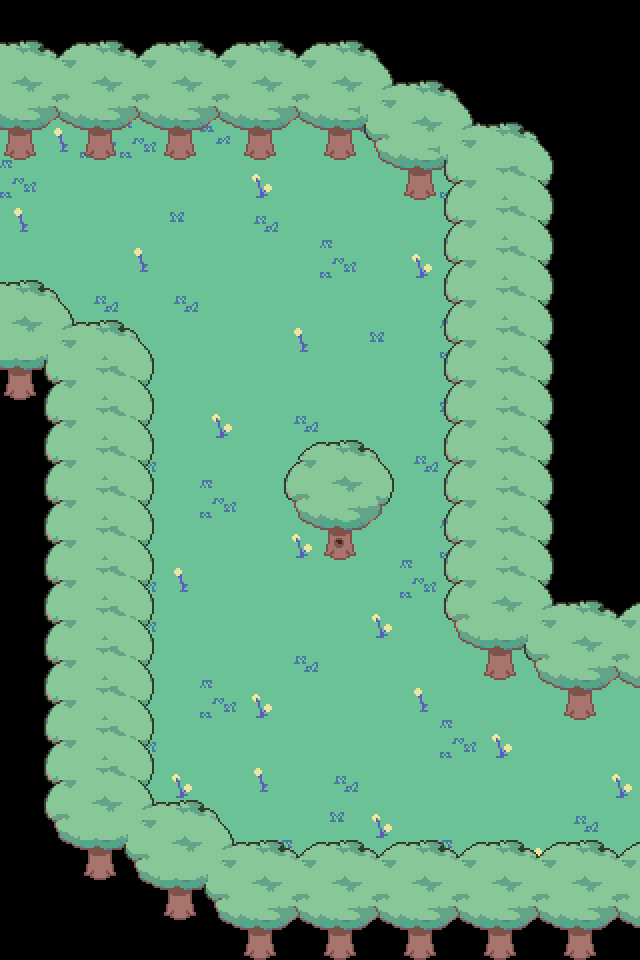

This is a level from a 2D game, rendered from its Tiled map with the project's own tilesets. A one-line summary and the complete map file follow:
An orthogonal 16x24 tile map with 40x40 px tiles, 4 tile layers (Tile Layer 1, Tile Layer 3, Tile Layer 2, Copy of Tile Layer 2) and 16 objects (2x transition, interactable, enemy, for8, for10).

<map version="1.9" tiledversion="1.9.2" orientation="orthogonal" renderorder="right-down" width="16" height="24" tilewidth="40" tileheight="40" infinite="0" nextlayerid="9" nextobjectid="18">
 <editorsettings>
  <export target="../forest_9.lua" format="lua" />
 </editorsettings>
 <properties>
  <property name="music" value="forest" />
 </properties>
 <tileset firstgid="1" source="../../tilesets/woods.tsx" />
 <layer id="1" name="Tile Layer 1" width="16" height="24">
  <data encoding="csv">
0,0,0,0,0,0,0,0,0,0,0,0,0,0,0,0,
0,0,0,0,0,0,0,0,0,0,0,0,0,0,0,0,
56,56,56,56,56,56,56,56,56,0,0,0,0,0,0,0,
56,38,39,39,56,47,56,56,56,47,0,0,0,0,0,0,
39,56,56,56,56,56,37,56,56,56,56,39,0,0,0,0,
38,56,56,56,40,56,41,56,56,56,56,56,56,0,0,0,
56,56,56,38,56,56,56,56,39,56,37,56,56,0,0,0,
56,56,41,56,41,56,56,56,56,56,56,56,56,0,0,0,
56,56,56,56,56,56,56,38,56,40,56,39,56,0,0,0,
0,0,56,56,56,56,56,56,56,56,56,56,56,0,0,0,
0,0,56,56,56,37,56,41,56,56,56,47,56,0,0,0,
0,0,56,39,56,56,56,56,56,56,41,56,56,0,0,0,
0,0,56,56,56,39,56,56,56,56,56,56,56,0,0,0,
0,0,56,56,56,56,56,37,56,56,56,39,56,0,0,0,
0,0,56,39,38,56,56,56,56,56,39,56,56,0,0,0,
0,0,56,39,56,56,56,56,56,37,56,56,56,0,0,0,
0,0,56,56,56,56,56,41,56,56,56,56,56,56,56,56,
0,0,56,56,56,39,37,56,56,56,38,56,56,56,56,56,
0,0,56,39,56,56,56,56,56,56,56,39,37,56,56,56,
0,0,56,56,37,56,38,56,41,56,56,56,56,56,56,37,
0,0,56,56,56,56,56,56,40,37,56,56,56,56,41,56,
0,0,0,0,56,56,56,39,56,56,56,39,56,38,56,56,
0,0,0,0,0,0,0,0,0,0,0,0,0,0,0,0,
0,0,0,0,0,0,0,0,0,0,0,0,0,0,0,0
</data>
 </layer>
 <layer id="3" name="Tile Layer 3" width="16" height="24">
  <data encoding="csv">
0,0,0,0,0,0,0,0,0,0,0,0,0,0,0,0,
0,0,0,0,0,0,0,0,0,0,0,0,0,0,0,0,
0,0,0,0,0,0,0,0,0,0,0,0,0,0,0,0,
0,0,0,0,0,0,0,0,0,0,0,0,0,0,0,0,
0,0,0,0,0,0,0,0,0,0,0,203,0,0,0,0,
0,0,0,0,0,0,0,0,0,0,0,0,0,0,0,0,
0,0,0,0,0,0,0,0,0,0,0,0,0,0,0,0,
0,0,0,0,0,0,0,0,0,0,0,0,0,0,0,0,
0,0,0,0,0,0,0,0,0,0,0,0,0,0,0,0,
0,203,0,0,0,0,0,0,0,0,0,0,0,0,0,0,
0,0,0,0,0,0,0,0,0,0,0,0,0,0,0,0,
0,0,0,0,0,0,0,0,0,0,0,0,0,0,0,0,
0,0,0,0,0,0,0,0,0,0,0,0,0,0,0,0,
0,0,0,0,0,0,0,0,0,0,0,0,0,0,0,0,
0,0,0,0,0,0,0,0,0,0,0,0,0,0,0,0,
0,0,0,0,0,0,0,0,0,0,0,0,0,0,0,0,
0,0,0,0,0,0,0,0,0,0,0,0,0,0,0,0,
0,0,0,0,0,0,0,0,0,0,0,0,0,0,0,0,
0,0,0,0,0,0,0,0,0,0,0,0,0,0,0,0,
0,0,0,0,0,0,0,0,0,0,0,0,0,0,0,0,
0,0,0,0,0,0,0,0,0,0,0,0,0,0,0,0,
0,0,0,0,0,0,0,0,0,0,0,0,0,0,0,0,
0,0,0,0,0,0,0,0,0,0,0,0,0,0,0,0,
0,0,0,0,0,0,0,0,0,0,0,0,0,0,0,0
</data>
 </layer>
 <layer id="2" name="Tile Layer 2" width="16" height="24">
  <data encoding="csv">
0,0,0,0,0,0,0,0,0,0,0,0,0,0,0,0,
134,135,134,135,134,135,134,135,134,181,182,0,0,0,0,0,
145,146,145,146,145,146,145,146,145,192,193,181,182,0,0,0,
156,157,156,157,156,157,156,157,156,203,204,192,83,84,0,0,
0,0,0,0,0,0,0,0,0,214,215,93,94,95,0,0,
0,0,0,0,0,0,0,0,0,0,0,93,94,95,0,0,
0,0,0,0,0,0,0,0,0,0,0,93,94,95,0,0,
180,181,0,0,0,0,0,0,0,0,0,93,94,95,0,0,
191,192,90,91,0,0,0,0,0,0,0,93,94,95,0,0,
202,93,94,95,0,0,0,0,0,0,0,93,94,95,0,0,
0,93,94,95,0,0,0,0,0,0,0,93,94,95,0,0,
0,93,94,95,0,0,0,89,90,91,0,93,94,95,0,0,
0,93,94,95,0,0,0,100,101,102,0,93,94,95,0,0,
0,93,94,95,0,0,0,111,176,113,0,93,94,95,0,0,
0,93,94,95,0,0,0,0,0,0,0,93,94,95,0,0,
0,93,94,95,0,0,0,0,0,0,0,144,191,192,134,135,
0,93,94,95,0,0,0,0,0,0,0,155,202,203,145,146,
0,93,94,95,0,0,0,0,0,0,0,0,0,155,156,157,
0,93,94,95,0,0,0,0,0,0,0,0,0,0,0,0,
0,93,94,95,0,0,0,0,0,0,0,0,0,0,0,0,
0,100,191,192,180,181,0,0,0,0,0,0,0,0,0,0,
0,111,202,203,191,192,134,135,134,135,134,135,134,135,134,135,
0,0,213,214,202,203,145,146,145,146,145,146,145,146,145,146,
0,0,0,0,213,214,156,157,156,157,156,157,156,157,156,157
</data>
 </layer>
 <objectgroup id="4" name="collision">
  <object id="1" x="0" y="0" width="640" height="160" />
  <object id="2" x="400" y="80" width="280" height="120" />
  <object id="3" x="460" y="200" width="200" height="480" />
  <object id="4" x="560" y="680" width="80" height="40" />
  <object id="5" x="0" y="320" width="80" height="80" />
  <object id="6" x="80" y="360" width="60" height="600" />
  <object id="7" x="120" y="840" width="100" height="120" />
  <object id="8" x="200" y="880" width="440" height="80" />
  <object id="10" x="320" y="480" width="40" height="80" />
  <object id="11" x="300" y="480" width="80" height="40" />
 </objectgroup>
 <objectgroup id="5" name="objects">
  <object id="12" name="interactable" x="320" y="520" width="40" height="40">
   <properties>
    <property name="cutscene" value="forest.tree_hole_1" />
    <property name="once" type="bool" value="false" />
   </properties>
  </object>
  <object id="13" name="transition" x="0" y="160" width="15" height="160">
   <properties>
    <property name="map" value="forest_8" />
    <property name="marker" value="for9" />
   </properties>
  </object>
  <object id="15" name="transition" x="625" y="720" width="15" height="160">
   <properties>
    <property name="map" value="forest_10" />
    <property name="marker" value="for9" />
   </properties>
  </object>
  <object id="17" name="enemy" x="240" y="600">
   <properties>
    <property name="actor" value="rodenteer" />
    <property name="chase" type="bool" value="true" />
    <property name="encounter" value="rodent" />
    <property name="group" value="pepsi" />
   </properties>
   <point />
  </object>
 </objectgroup>
 <objectgroup id="6" name="markers">
  <object id="14" name="for8" x="40" y="240">
   <point />
  </object>
  <object id="16" name="for10" x="600" y="800">
   <point />
  </object>
 </objectgroup>
 <layer id="8" name="Copy of Tile Layer 2" width="16" height="24">
  <data encoding="csv">
0,0,0,0,0,0,0,0,0,0,0,0,0,0,0,0,
134,135,134,135,134,135,134,135,134,181,182,0,0,0,0,0,
145,146,145,146,145,146,145,146,145,192,193,181,182,0,0,0,
103,157,103,157,103,157,103,157,103,203,204,192,83,84,0,0,
0,0,0,0,0,0,0,0,0,214,103,93,94,95,0,0,
0,0,0,0,0,0,0,0,0,0,0,93,94,95,0,0,
0,0,0,0,0,0,0,0,0,0,0,93,94,95,0,0,
180,181,0,0,0,0,0,0,0,0,0,93,94,95,0,0,
191,192,90,91,0,0,0,0,0,0,0,93,94,95,0,0,
103,93,94,95,0,0,0,0,0,0,0,93,94,95,0,0,
0,93,94,95,0,0,0,0,0,0,0,93,94,95,0,0,
0,93,94,95,0,0,0,89,90,91,0,93,94,95,0,0,
0,93,94,95,0,0,0,100,101,102,0,93,94,95,0,0,
0,93,94,95,0,0,0,111,114,113,0,93,94,95,0,0,
0,93,94,95,0,0,0,0,0,0,0,93,94,95,0,0,
0,93,94,95,0,0,0,0,0,0,0,144,191,192,134,135,
0,93,94,95,0,0,0,0,0,0,0,155,103,203,145,146,
0,93,94,95,0,0,0,0,0,0,0,0,0,155,103,157,
0,93,94,95,0,0,0,0,0,0,0,0,0,0,0,0,
0,93,94,95,0,0,0,0,0,0,0,0,0,0,0,0,
0,100,191,192,180,181,0,0,0,0,0,0,0,0,0,0,
0,111,103,203,191,192,134,135,134,135,134,135,134,135,134,135,
0,0,213,214,103,203,145,146,145,146,145,146,145,146,145,146,
0,0,0,0,213,214,103,157,103,157,103,157,103,157,103,157
</data>
 </layer>
</map>
